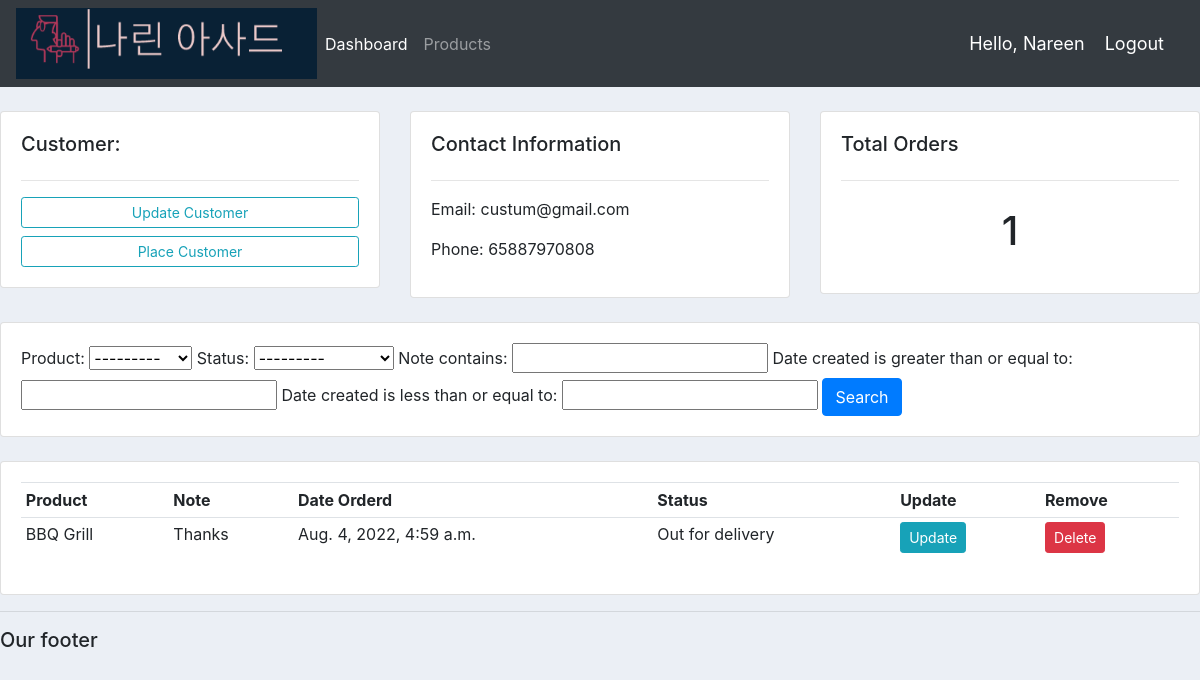
Screenshot of /customer/9/ (signed in) with the database file from the repository.
### accounts/models.py (models this page shows, shortened)
class Customer(models.Model):
	user = models.OneToOneField(User, null=True, blank=True, on_delete=models.CASCADE)
	name = models.CharField(max_length=200, null=True)
	phone = models.CharField(max_length=200, null=True)
	email = models.CharField(max_length=200, null=True)
	profile_pic = models.ImageField(default="profile1.jpg", null=True, blank=True)
	date_created = models.DateTimeField(auto_now_add=True, null=True)

class Order(models.Model):
	STATUS = (
			('Pending', 'Pending'),
			('Out for delivery', 'Out for delivery'),
			('Delivered', 'Delivered'),
			)
	customer = models.ForeignKey(Customer, null=True, on_delete= models.SET_NULL)
	product = models.ForeignKey(Product, null=True, on_delete= models.SET_NULL)
	date_created = models.DateTimeField(auto_now_add=True, null=True)
	status = models.CharField(max_length=200, null=True, choices=STATUS)
	note = models.CharField(max_length=1000, null=True)

class Product(models.Model):
	CATEGORY = (
			('Indoor', 'Indoor'),
			('Out Door', 'Out Door'),
			)
	name = models.CharField(max_length=200, null=True)
	price = models.FloatField(null=True)
	category = models.CharField(max_length=200, null=True, choices=CATEGORY)
	description = models.CharField(max_length=200, null=True, blank=True)
	date_created = models.DateTimeField(auto_now_add=True, null=True)
	tags = models.ManyToManyField(Tag)
	def __str__(self):
		return self.name

### accounts/decorators.py (the view)
        def wrapper_func(request, *args, **kwargs):
            group = None
            if request.user.groups.exists():
                group = request.user.groups.all()[0].name
            if group in allowed_roles:
                return view_func(request, *args, **kwargs)
            else:
                return HttpResponse('You are not authorized to view this page')

### accounts/views.py (called while the page is built)
@login_required(login_url='login')
@allowed_users(allowed_roles=['admin'])
def customer(request, pk_test):
	customer = Customer.objects.get(id=pk_test)
	orders = customer.order_set.all()
	order_count = orders.count()
	myFilter = OrderFilter(request.GET, queryset=orders)
	orders = myFilter.qs
	context = {'customer':customer, 'orders':orders, 'order_count':order_count,
	'myFilter':myFilter}
	return render(request, 'accounts/customer.html',context)

### accounts/templates/accounts/customer.html
{%  extends 'accounts/main.html' %}
{% block content %}
	<br>
<div class="row">
	<div class="col-md">
		<div class="card card-body">
			<h5>Customer:</h5>
			<hr>
			<a class="btn btn-outline-info  btn-sm btn-block" href="">Update Customer</a>
			<a class="btn btn-outline-info  btn-sm btn-block" href="{% url 'create_order' customer.id %}">Place Customer</a>
		</div>
	</div>
	<div class="col-md">
		<div class="card card-body">
			<h5>Contact Information</h5>
			<hr>
			<p>Email: {{customer.email}}</p>
			<p>Phone: {{customer.phone}}</p>
		</div>
	</div>
	<div class="col-md">
		<div class="card card-body">
			<h5>Total Orders</h5>
			<hr>
			<h1 style="text-align: center;padding: 10px">{{order_count}}</h1>
		</div>
	</div>
</div>
<br>
<div class="row">
	<div class="col">
		<div class="card card-body">
			<form method="get">
				{{myFilter.form}}
		    <button class="btn btn-primary" type="submit">Search</button>
		  </form>
		</div>
	</div>
</div>
<br>
<div class="row">
	<div class="col-md">
		<div class="card card-body">
			<table class="table table-sm">
				<tr>
					<th>Product</th>
					<th>Note</th>
					<th>Date Orderd</th>
					<th>Status</th>
					<th>Update</th>
					<th>Remove</th>
				</tr>
				{% for order in orders %}
				<tr>
					<td>{{order.product}}</td>
					<td>{{order.note}}</td>
					<td>{{order.date_created}}</td>
					<td>{{order.status}}</td>
					<td><a class="btn btn-sm btn-info" href="{% url 'update_order' order.id %}">Update</a></td>
					<td><a class="btn btn-sm btn-danger" href="{% url 'delete_order' order.id %}">Delete</a></td>
				</tr>
				{% endfor %}
			</table>
		</div>
	</div>
</div>
{% endblock %}

### accounts/templates/accounts/navbar.html (shortened to what this page needs)
{% load static %}
<nav class="navbar navbar-expand-lg navbar-dark bg-dark">
 <img src="{% static 'images/e.png' %}">
  <div class="collapse navbar-collapse" id="navbarNav">
    <ul class="navbar-nav">
      {% if request.user.is_staff %}
      <li class="nav-item active">
        <a class="nav-link" href="{% url 'home' %}">Dashboard</a>
      </li>
      <li class="nav-item">
        <a class="nav-link" href="{% url 'products' %}">Products</a>
      </li>
      {% else %}
       <li class="nav-item">
        <a class="nav-link" href="{% url 'account' %}">Settings</a>
      </li>
      {% endif %}
    </ul>
  </div>
  <span class="hello-msg">Hello, {{request.user}}</span>
  <span ><a  class="hello-msg" href="{% url 'logout' %}">Logout</a></span>
</nav>

### static/css/main.css (style rules this page uses)
body { background-color: #ebeff5; }

### accounts/templates/accounts/navbar.html (style rules this page uses)
.hello-msg { font-size: 18px; color: #fff; margin-right: 20px; }

### rows the page displays
Customer: email "custum@gmail.com", phone "65887970808"
Order: product "BBQ Grill", note "Thanks", date_created "Aug. 4, 2022, 4:59 a.m.", status "Out for delivery"

### other values shown
{{ request.user }} "Nareen"
{{ order_count }} "1"
